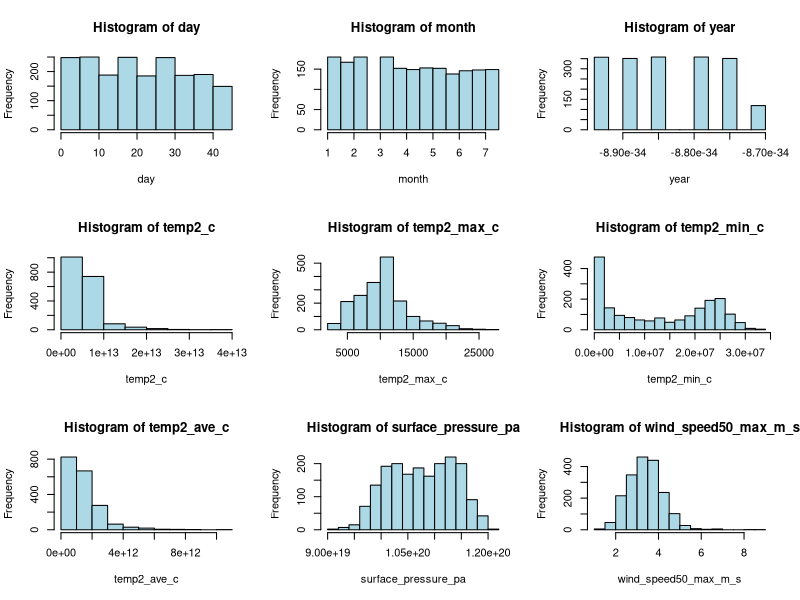
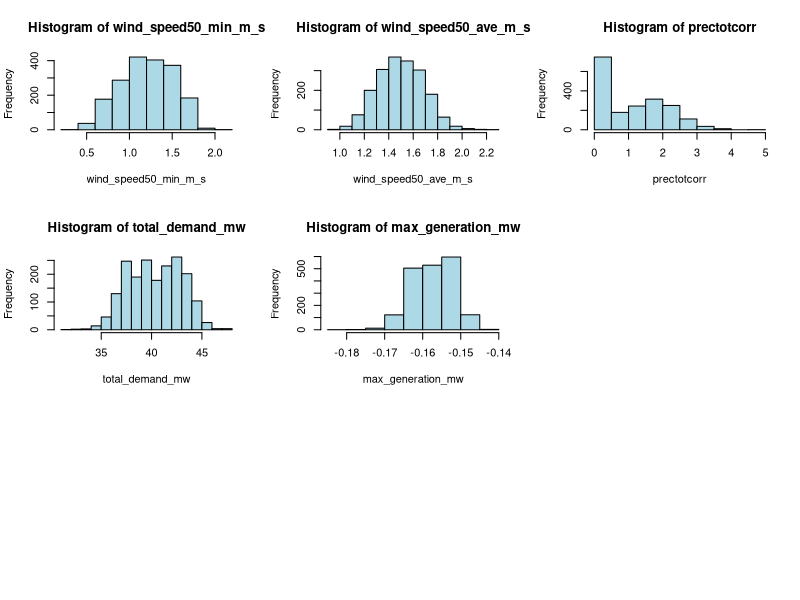
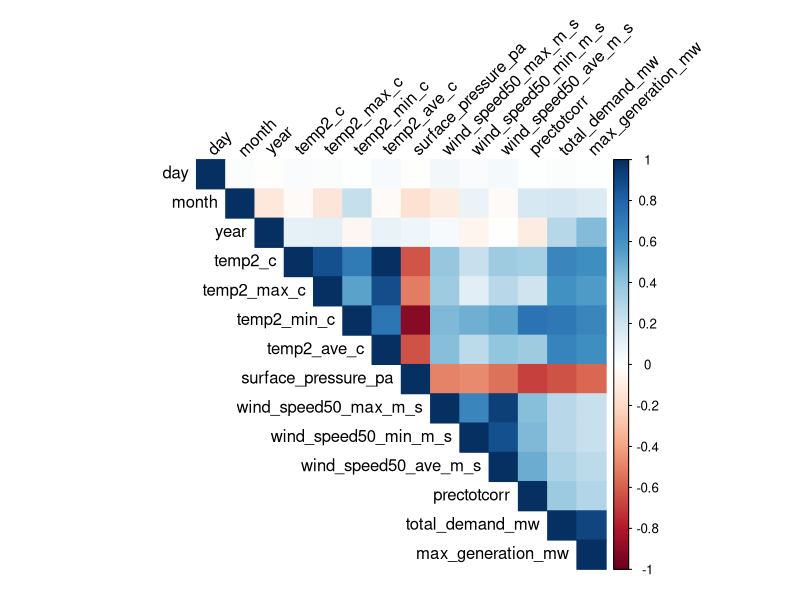
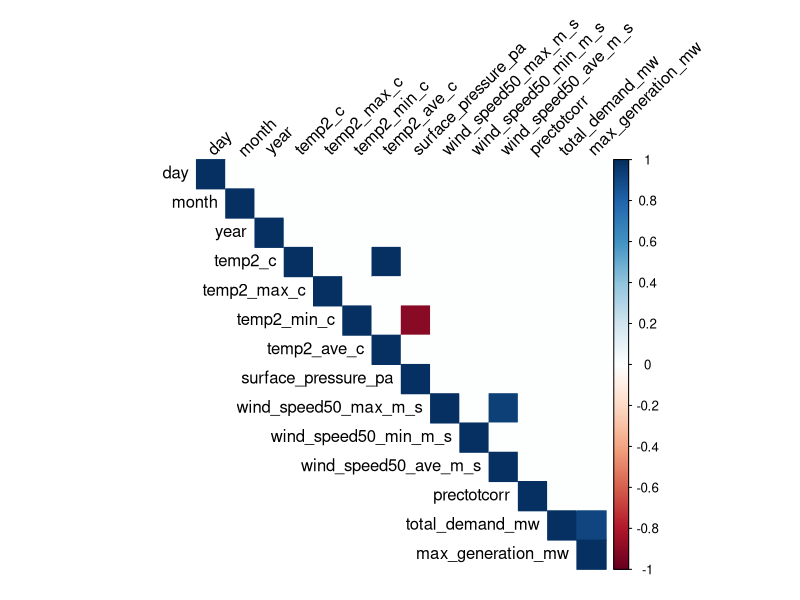
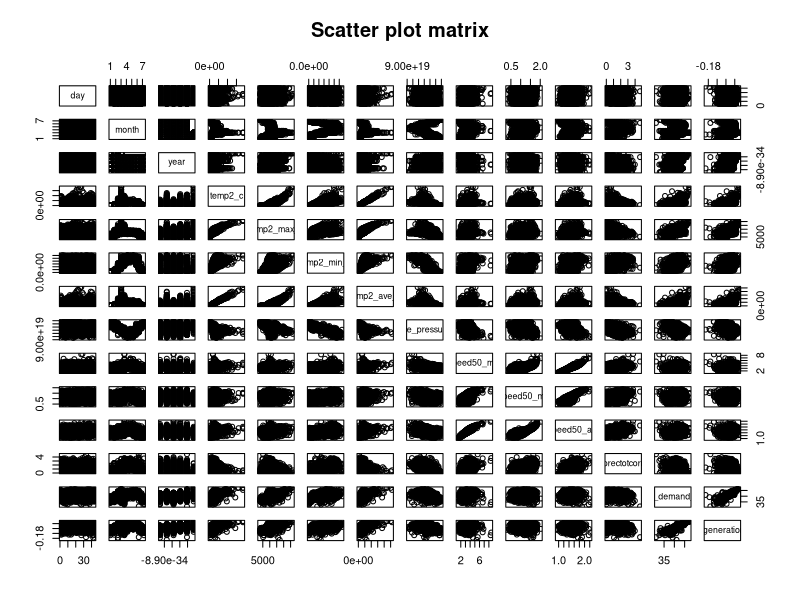
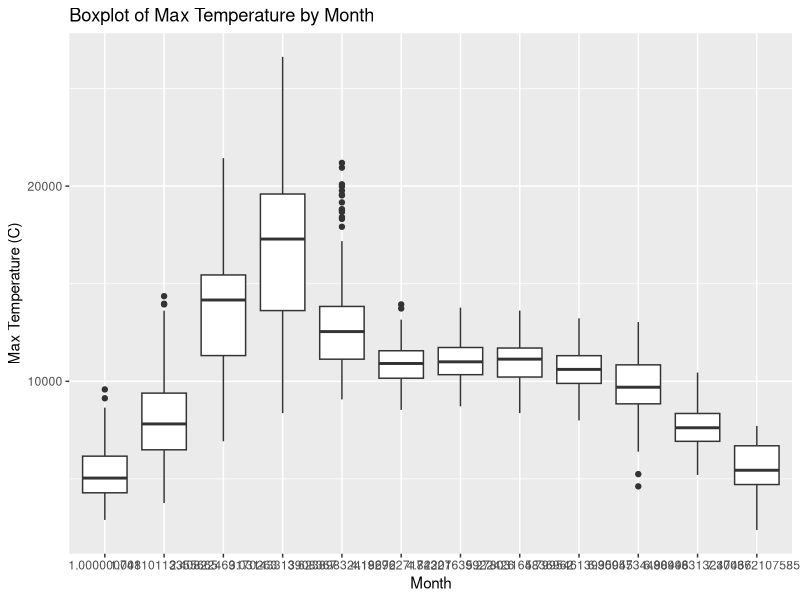
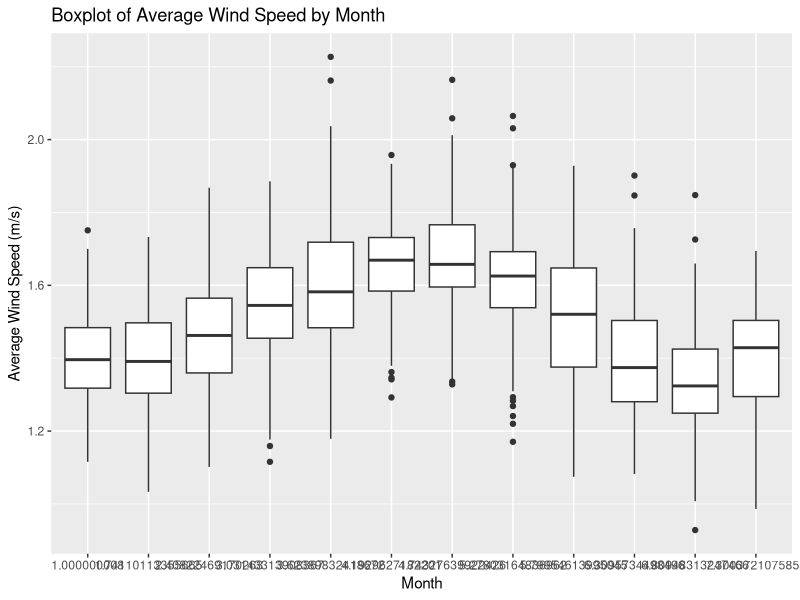
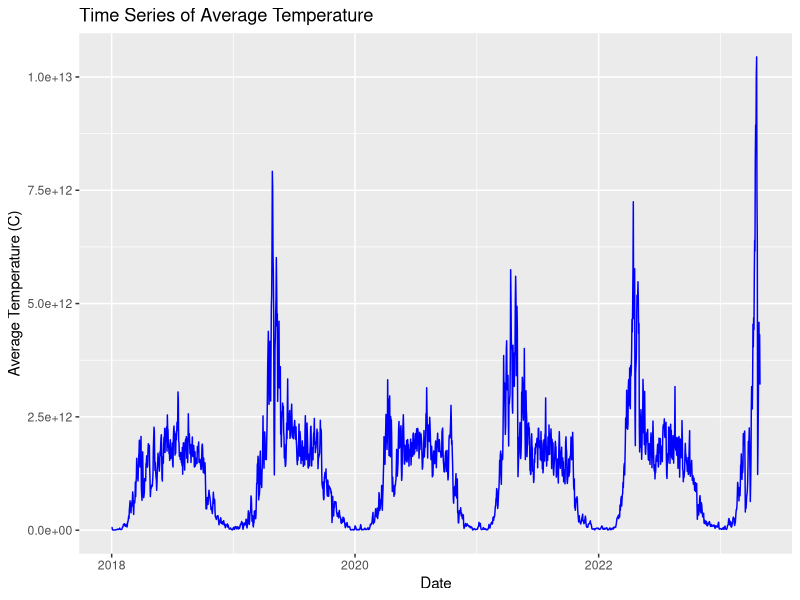

These figures' R source, in order:
# Load necessary libraries
library(ggplot2)
library(dplyr)
library(corrplot)

# Load the dataset

data <- read.csv("STAT_444_project_data_power_transformed.csv")

# Display the first few rows of the dataset
head(data)

# Summary statistics
summary(data)

# Data types and structure
str(data)

# Check for missing values
colSums(is.na(data))

# Convert date columns to Date type
data$date_1 <- as.Date(data$date_1, format = "%d-%m-%y")
data$date_2 <- as.Date(data$date_2, format = "%d-%m-%y")

# Plot histograms for numerical variables
numeric_vars <- sapply(data, is.numeric)
numeric_data <- data[, numeric_vars]

pdf("histograms.pdf")
par(mfrow = c(3, 3)) # Adjust the layout based on the number of numerical variables
for (col in names(numeric_data)) {
  hist(numeric_data[[col]], main = paste("Histogram of", col), xlab = col, col = "lightblue", border = "black")
}
dev.off()

# Correlation heatmap
cor_matrix <- cor(numeric_data, use = "complete.obs")
cor_matrix_filtered <- as.matrix(cor_matrix)
cor_matrix_filtered[abs(cor_matrix_filtered) < 0.9] <- 0
pdf("correlation_heatmap.pdf")
corrplot(cor_matrix, method = "color", type = "upper", tl.col = "black", tl.srt = 45)
corrplot(cor_matrix_filtered, method = "color", type = "upper", tl.col = "black", tl.srt = 45)
dev.off()

# based on new correltaion plot, we decided to remove:
# - temp2.c.
# - temp2_min.c.
# - wind_speed50_ave.m.s.
# - max_generation.mw.

# Scatter plots for some pairs of variables
pdf("scatter_plot_matrix.pdf")
pairs(numeric_data, main = "Scatter plot matrix")
dev.off()

# Boxplots for numerical variables grouped by month
pdf("boxplot_temp2_max_by_month.pdf")
ggplot(data, aes(x = as.factor(month), y = temp2_max_c)) + 
  geom_boxplot() + 
  labs(title = "Boxplot of Max Temperature by Month", x = "Month", y = "Max Temperature (C)")
dev.off()

pdf("boxplot_wind_speed50_ave_by_month.pdf")
ggplot(data, aes(x = as.factor(month), y = wind_speed50_ave_m_s)) + 
  geom_boxplot() + 
  labs(title = "Boxplot of Average Wind Speed by Month", x = "Month", y = "Average Wind Speed (m/s)")
dev.off()

# Time series plot for temperature and wind speed
pdf("time_series_temp2_ave.pdf")
ggplot(data, aes(x = date_1, y = temp2_ave_c)) + 
  geom_line(color = "blue") + 
  labs(title = "Time Series of Average Temperature", x = "Date", y = "Average Temperature (C)")
dev.off()

pdf("time_series_wind_speed50_ave.pdf")
ggplot(data, aes(x = date_1, y = wind_speed50_ave_m_s)) + 
  geom_line(color = "red") + 
  labs(title = "Time Series of Average Wind Speed", x = "Date", y = "Average Wind Speed (m/s)")
dev.off()

# Scatter plot of total demand vs. max generation
pdf("scatter_total_demand_vs_max_generation.pdf")

pdf("scatter_total_demand_vs_max_generation.pdf")

ggplot(data, aes(y = total_demand_mw, x = max_generation_mw)) + 
  geom_point(color = "darkgreen") + 
  geom_abline(intercept = 0, slope = 1, color = "red", linetype = "dashed") + 
  geom_smooth(method = "lm", color = "blue", se = FALSE) + 
  labs(title = "Scatter Plot of Total Demand vs. Max Generation", y = "Total Demand (MW)", x = "Max Generation (MW)")

dev.off()

